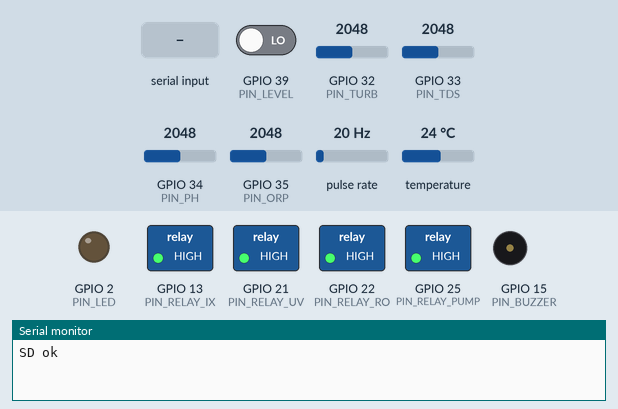
A program run on a simulated ESP32. Shown: switched loads named in the program (green lamp = pin HIGH), output pins drawn as LEDs (lit = HIGH), buzzer (waves = sounding, pin HIGH), the last lines printed to the serial monitor. Wiring (inferred from the names in the program): pulse sensor: data GPIO 36. The inputs (shaded band) are chosen by the test bench; at power-on: GPIO 34 (PIN_PH) = 2048, GPIO 32 (PIN_TURB) = 2048, GPIO 33 (PIN_TDS) = 2048, GPIO 35 (PIN_ORP) = 2048, GPIO 39 (PIN_LEVEL) LOW, pulse rate 20 Hz, temperature 24 °C (analog values on the 0–4095 scale). Storage starts empty.

Above: at 1.2 s.
1.3 s: "T" received over Serial
At 1.36 s:
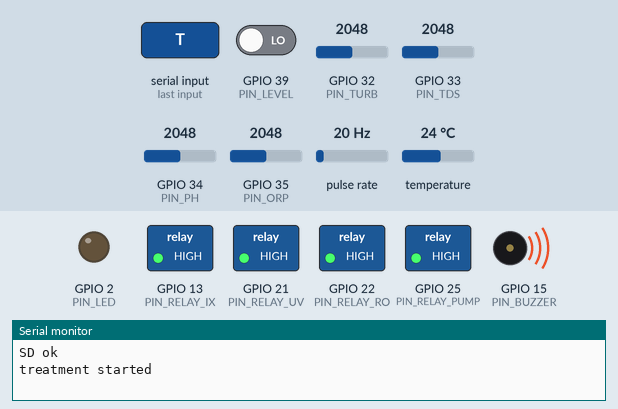
4.8 s: GPIO 34 (PIN_PH) set to 1715
At 5.95 s:
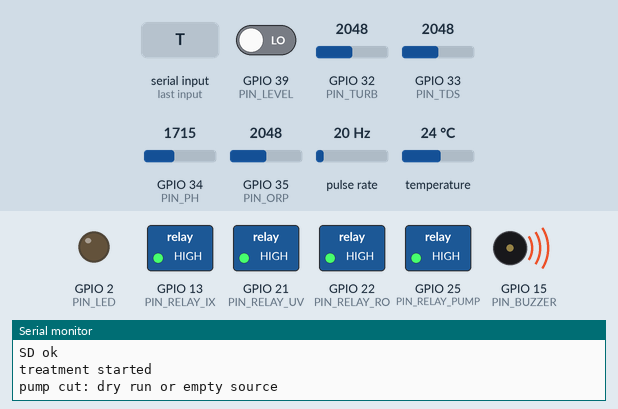
8.3 s: GPIO 34 (PIN_PH) set to 1594
13.3 s: "1" received over Serial
Timing chart, 0 to 18.0 s (numbered marks = the images above; inputs shaded):
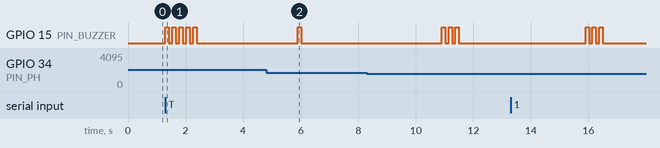

The program:

main.cpp
```cpp
// ESP32 firmware sketch for the water unit.
// STATUS: written against the pinout on slide 7, NOT yet compiled or run on
// hardware. The decision logic it calls (include/decision.h) is tested natively.
// Every number marked CALIBRATE is a placeholder until you have probe data.
//
// Serial commands (115200 baud):
//   T   start one treatment cycle
//   F0  Fe/Mn strip test clear     F1  Fe/Mn flagged     FX  not tested
#include <Arduino.h>
#include <OneWire.h>
#include <DallasTemperature.h>
#include <SD.h>
#include <SPI.h>
#include "decision.h"

// ---- pins (slide 7) ----
const uint8_t PIN_PH = 34, PIN_ORP = 35, PIN_TURB = 32, PIN_TDS = 33;
const uint8_t PIN_ONEWIRE = 4, PIN_FLOW = 36, PIN_LEVEL = 39;
const uint8_t PIN_SD_CS = 5;
const uint8_t PIN_RELAY_PUMP = 25, PIN_RELAY_UV = 21, PIN_RELAY_RO = 22, PIN_RELAY_IX = 13;
const uint8_t PIN_LED = 2, PIN_BUZZER = 15;
// Opto relay boards are usually active LOW. Flip if yours is not.
const uint8_t RELAY_ON = LOW, RELAY_OFF = HIGH;
const uint8_t LEVEL_OK_STATE = HIGH;  // float switch state when there is water. CALIBRATE

// ---- timing ----
const uint32_t SAMPLE_MS = 5000;            // sensor sample period
const uint8_t LOG_EVERY_N_SAMPLES = 12;     // one SD row per minute
const uint32_t TREAT_MS = 120000;           // one treatment run
const uint8_t MAX_RETRIES = 3;

// ---- calibration placeholders ----
const float PH_V4_MV = 3000.0f, PH_V7_MV = 2500.0f;     // CALIBRATE with pH 4.00 and 7.00 buffers
const float ORP_ZERO_MV = 1500.0f, ORP_GAIN = 1.0f;     // CALIBRATE with a 225 mV ORP solution
// Turbidity: probe voltage falls as water gets cloudier. CALIBRATE with known NTU samples.
const float TURB_V_MV[4] = {800.0f, 1500.0f, 2200.0f, 2800.0f};
const float TURB_NTU[4]  = {3000.0f, 500.0f, 20.0f, 0.0f};
const float PULSES_PER_LITRE = 450.0f;                  // YF-S201 nominal

OneWire oneWire(PIN_ONEWIRE);
DallasTemperature ds18(&oneWire);
wu::Controller controller;

volatile uint32_t flowPulses = 0;
void IRAM_ATTR onFlowPulse() { flowPulses++; }

enum State { MONITOR, TREATING };
State state = MONITOR;
uint32_t lastSample = 0, treatStart = 0;
uint8_t sampleCount = 0, retries = 0;
int8_t feMn = -1;
wu::Decision lastDecision = {};
bool sdOk = false;

float readMilliVolts(uint8_t pin) {
  uint32_t sum = 0;
  for (int i = 0; i < 16; i++) { sum += analogReadMilliVolts(pin); delay(2); }
  return sum / 16.0f;
}

float interp(float x, const float *xs, const float *ys, int n) {
  if (x <= xs[0]) return ys[0];
  for (int i = 1; i < n; i++)
    if (x <= xs[i]) return ys[i - 1] + (ys[i] - ys[i - 1]) * (x - xs[i - 1]) / (xs[i] - xs[i - 1]);
  return ys[n - 1];
}

// Reads all five sensors into engineering units. A disconnected probe usually
// pins the ADC at 0 or full scale, which the range check in decision.h catches.
void readSensors(float raw[wu::N_SENSORS]) {
  float vPh = readMilliVolts(PIN_PH);
  raw[wu::PH] = 4.0f + (vPh - PH_V4_MV) * (3.0f / (PH_V7_MV - PH_V4_MV));
  raw[wu::ORP] = (readMilliVolts(PIN_ORP) - ORP_ZERO_MV) * ORP_GAIN;
  raw[wu::TURB] = interp(readMilliVolts(PIN_TURB), TURB_V_MV, TURB_NTU, 4);
  // TDS: common hobby-probe polynomial, uncompensated. decision.h applies the
  // 25 C compensation. CALIBRATE against a 342 ppm NaCl standard.
  float v = readMilliVolts(PIN_TDS) / 1000.0f;
  raw[wu::TDS] = (133.42f * v * v * v - 255.86f * v * v + 857.39f * v) * 0.5f;
  ds18.requestTemperatures();
  raw[wu::TEMP] = ds18.getTempCByIndex(0);  // -127 when unplugged
}

void setRelay(uint8_t pin, bool on) { digitalWrite(pin, on ? RELAY_ON : RELAY_OFF); }

void applyStages(const wu::Decision &d, bool pumpOn) {
  setRelay(PIN_RELAY_PUMP, pumpOn);
  setRelay(PIN_RELAY_UV, pumpOn && d.s.uv);
  setRelay(PIN_RELAY_RO, pumpOn && d.s.ro);   // default (off) routes UF
  setRelay(PIN_RELAY_IX, pumpOn && d.s.ix);
}

void alertBeep(uint8_t n) {
  for (uint8_t i = 0; i < n; i++) { digitalWrite(PIN_BUZZER, HIGH); delay(120); digitalWrite(PIN_BUZZER, LOW); delay(120); }
}

void logRow(const float raw[wu::N_SENSORS], const wu::Decision &d) {
  char stages[8];
  wu::stageString(d.s, stages);
  Serial.printf("ph=%.2f orp=%.0f turb=%.1f tds25=%.0f temp=%.1f stages=%s failsafe=%d alerts=%d\n",
                d.values[wu::PH], d.values[wu::ORP], d.values[wu::TURB], d.tds25, d.values[wu::TEMP],
                stages, d.failSafe, d.alerts);
  if (!sdOk) return;
  File f = SD.open("/log.csv", FILE_APPEND);
  if (!f) return;
  f.printf("%lu,%.2f,%.0f,%.1f,%.0f,%.1f,%d,%s,%d,%d\n", millis() / 1000, d.values[wu::PH], d.values[wu::ORP],
           d.values[wu::TURB], d.tds25, d.values[wu::TEMP], feMn, stages, d.failSafe, d.alerts);
  f.close();
}

void handleSerial() {
  while (Serial.available()) {
    char c = Serial.read();
    if (c == 'T' && state == MONITOR) { state = TREATING; treatStart = millis(); retries = 0; flowPulses = 0; Serial.println("treatment started"); }
    else if (c == 'F') {
      while (!Serial.available()) delay(1);
      char v = Serial.read();
      feMn = (v == '1') ? 1 : (v == '0') ? 0 : -1;
    }
  }
}

void setup() {
  Serial.begin(115200);
  const uint8_t relays[4] = {PIN_RELAY_PUMP, PIN_RELAY_UV, PIN_RELAY_RO, PIN_RELAY_IX};
  for (uint8_t i = 0; i < 4; i++) { pinMode(relays[i], OUTPUT); digitalWrite(relays[i], RELAY_OFF); }
  pinMode(PIN_LED, OUTPUT); pinMode(PIN_BUZZER, OUTPUT);
  pinMode(PIN_LEVEL, INPUT);
  pinMode(PIN_FLOW, INPUT);
  attachInterrupt(digitalPinToInterrupt(PIN_FLOW), onFlowPulse, RISING);
  analogReadResolution(12);
  analogSetPinAttenuation(PIN_PH, ADC_11db); analogSetPinAttenuation(PIN_ORP, ADC_11db);
  analogSetPinAttenuation(PIN_TURB, ADC_11db); analogSetPinAttenuation(PIN_TDS, ADC_11db);
  ds18.begin();
  sdOk = SD.begin(PIN_SD_CS);
  if (sdOk && !SD.exists("/log.csv")) {
    File f = SD.open("/log.csv", FILE_WRITE);
    if (f) { f.println("t_s,ph,orp,turbidity,tds25,temp,fe_mn,stages,fail_safe,alerts"); f.close(); }
  }
  Serial.println(sdOk ? "SD ok" : "SD missing, logging to serial only");
}

void loop() {
  handleSerial();

  if (millis() - lastSample >= SAMPLE_MS) {
    lastSample = millis();
    float raw[wu::N_SENSORS];
    readSensors(raw);
    lastDecision = controller.step(raw, feMn);
    if (lastDecision.alerts) alertBeep(lastDecision.failSafe ? 3 : 1);
    if (++sampleCount >= LOG_EVERY_N_SAMPLES) { sampleCount = 0; logRow(raw, lastDecision); }
  }

  if (state == TREATING) {
    applyStages(lastDecision, true);
    bool levelOk = digitalRead(PIN_LEVEL) == LEVEL_OK_STATE;
    float onSeconds = (millis() - treatStart) / 1000.0f;
    noInterrupts(); uint32_t pulses = flowPulses; interrupts();
    if (wu::pumpGuard(onSeconds, pulses, levelOk) != wu::PUMP_OK) {
      applyStages(lastDecision, false);
      alertBeep(5);
      state = MONITOR;
      Serial.println("pump cut: dry run or empty source");
    } else if (millis() - treatStart >= TREAT_MS) {
      applyStages(lastDecision, false);
      // TODO: the deck's outlet check needs its own sensors and a dispense valve, which
      // are not in the pinout or BOM yet. For now the inlet probes are re-read.
      bool release = !lastDecision.failSafe &&
                     wu::verifyOutlet(lastDecision.values[wu::PH], lastDecision.tds25, lastDecision.values[wu::TURB],
                                      true /* TODO: UV photodiode, not in BOM */);
      digitalWrite(PIN_LED, release ? HIGH : LOW);  // LED stands in for the dispense valve
      if (release) { state = MONITOR; Serial.println("outlet ok, dispense released"); }
      else if (++retries < MAX_RETRIES) { treatStart = millis(); flowPulses = 0; Serial.println("outlet check failed, re-treating"); }
      else { alertBeep(8); state = MONITOR; Serial.println("outlet check failed, service needed"); }
    }
  }
}
```

decision.h
```cpp
// Decision logic for the water unit. Plain C++ with no Arduino calls, so it
// compiles on a laptop (see test/test_decision.cpp) and on the ESP32.
// It mirrors sim/water_unit/decision.py rule for rule.
#pragma once
#include <math.h>
#include <stdint.h>

namespace wu {

enum Sensor : uint8_t { PH = 0, ORP, TURB, TDS, TEMP, N_SENSORS };

struct Config {
  // IS 10500:2012 acceptable limits. Check the standard before relying on them.
  float phMin = 6.5f, phMax = 8.5f;
  float tdsLimit = 500.0f, tdsVeryHigh = 2000.0f;  // mg/L
  float turbLimit = 1.0f, turbHeavy = 100.0f;      // NTU
  float stuckEps = 1e-6f;
  float dryRunSeconds = 5.0f;
};

static const uint8_t MEDIAN_N = 5;
static const uint8_t STUCK_N = 10;

static const float RANGE_LO[N_SENSORS] = {0.0f, -1999.0f, 0.0f, 0.0f, -5.0f};
static const float RANGE_HI[N_SENSORS] = {14.0f, 1999.0f, 3000.0f, 5000.0f, 80.0f};
static const bool STUCK_CHECK[N_SENSORS] = {true, true, true, true, false};

enum FaultKind : uint8_t { OK = 0, MISSING = 1, OUT_OF_RANGE = 2, STUCK = 3 };
enum Alert : uint8_t { A_TDS_VERY_HIGH = 1, A_TURB_HEAVY = 2, A_PH_NOT_CORRECTABLE = 4, A_SENSOR_FAULT = 8 };

struct Stages { bool sediment, carbon, uf, ro, ix, uv; };

struct Decision {
  Stages s;
  FaultKind fault[N_SENSORS];
  uint8_t alerts;
  bool failSafe;
  bool holdDispense;
  float values[N_SENSORS];
  float tds25;
};

inline float compensateTds(float ppm, float tempC) { return ppm / (1.0f + 0.02f * (tempC - 25.0f)); }

// Letters S C U R I V for the enabled stages. out must hold 7 chars.
inline void stageString(const Stages &s, char *out) {
  uint8_t n = 0;
  if (s.sediment) out[n++] = 'S';
  if (s.carbon) out[n++] = 'C';
  if (s.uf) out[n++] = 'U';
  if (s.ro) out[n++] = 'R';
  if (s.ix) out[n++] = 'I';
  if (s.uv) out[n++] = 'V';
  out[n] = 0;
}

class Channel {
 public:
  Channel() : id_(0), nRecent_(0), hRecent_(0), nRaw_(0), hRaw_(0) {}
  void init(uint8_t id) { id_ = id; }

  // Returns a FaultKind. On OK, out holds the median-filtered value.
  FaultKind update(float v, const Config &cfg, float &out) {
    out = NAN;
    if (isnan(v)) return MISSING;
    if (v < RANGE_LO[id_] || v > RANGE_HI[id_]) return OUT_OF_RANGE;
    push(recent_, MEDIAN_N, nRecent_, hRecent_, v);
    push(raw_, STUCK_N, nRaw_, hRaw_, v);
    if (STUCK_CHECK[id_] && nRaw_ == STUCK_N) {
      float mn = raw_[0], mx = raw_[0];
      for (uint8_t i = 1; i < nRaw_; i++) {
        if (raw_[i] < mn) mn = raw_[i];
        if (raw_[i] > mx) mx = raw_[i];
      }
      if (mx - mn <= cfg.stuckEps) return STUCK;
    }
    out = median();
    return OK;
  }

 private:
  static void push(float *buf, uint8_t cap, uint8_t &n, uint8_t &head, float v) {
    buf[head] = v;
    head = (head + 1) % cap;
    if (n < cap) n++;
  }
  float median() const {
    float t[MEDIAN_N];
    for (uint8_t i = 0; i < nRecent_; i++) t[i] = recent_[i];
    for (uint8_t i = 1; i < nRecent_; i++) {  // insertion sort, n <= 5
      float k = t[i];
      int8_t j = i - 1;
      while (j >= 0 && t[j] > k) { t[j + 1] = t[j]; j--; }
      t[j + 1] = k;
    }
    if (nRecent_ % 2) return t[nRecent_ / 2];
    return (t[nRecent_ / 2 - 1] + t[nRecent_ / 2]) / 2.0f;
  }

  uint8_t id_, nRecent_, hRecent_, nRaw_, hRaw_;
  float recent_[MEDIAN_N];
  float raw_[STUCK_N];
};

class Controller {
 public:
  explicit Controller(const Config &cfg = Config()) : cfg_(cfg) {
    for (uint8_t i = 0; i < N_SENSORS; i++) ch_[i].init(i);
  }

  // raw: PH, ORP, TURB, TDS, TEMP (NAN = no reading).
  // feMn: -1 not tested, 0 clear, 1 flagged by the strip test.
  Decision step(const float raw[N_SENSORS], int8_t feMn) {
    Decision d = {};
    bool anyFault = false;
    for (uint8_t i = 0; i < N_SENSORS; i++) {
      d.fault[i] = ch_[i].update(raw[i], cfg_, d.values[i]);
      if (d.fault[i] != OK) anyFault = true;
    }
    d.tds25 = NAN;
    if (anyFault) {
      d.s = {true, true, false, true, true, true};
      d.alerts = A_SENSOR_FAULT;
      d.failSafe = true;
      d.holdDispense = true;
      return d;
    }
    d.tds25 = compensateTds(d.values[TDS], d.values[TEMP]);
    float ph = d.values[PH];
    bool phBad = (ph < cfg_.phMin || ph > cfg_.phMax);
    bool tdsHigh = d.tds25 > cfg_.tdsLimit;
    d.s = {true, true, true, false, false, true};
    d.s.ro = tdsHigh || phBad;
    d.s.uf = !d.s.ro;
    d.s.ix = (feMn == 1);
    if (phBad) d.alerts |= A_PH_NOT_CORRECTABLE;
    if (d.values[TURB] > cfg_.turbHeavy) d.alerts |= A_TURB_HEAVY;
    if (d.tds25 > cfg_.tdsVeryHigh) d.alerts |= A_TDS_VERY_HIGH;
    return d;
  }

 private:
  Config cfg_;
  Channel ch_[N_SENSORS];
};

// True if treated water may be dispensed. Any NAN reading holds it.
inline bool verifyOutlet(float ph, float tds25, float turb, bool uvOk, const Config &cfg = Config()) {
  if (isnan(ph) || isnan(tds25) || isnan(turb)) return false;
  if (ph < cfg.phMin || ph > cfg.phMax) return false;
  if (tds25 > cfg.tdsLimit) return false;
  if (turb > cfg.turbLimit) return false;
  return uvOk;
}

enum PumpState : uint8_t { PUMP_OK = 0, PUMP_CUT_EMPTY = 1, PUMP_CUT_NO_FLOW = 2 };

inline PumpState pumpGuard(float pumpOnSeconds, uint32_t flowPulses, bool levelOk, const Config &cfg = Config()) {
  if (!levelOk) return PUMP_CUT_EMPTY;
  if (pumpOnSeconds >= cfg.dryRunSeconds && flowPulses == 0) return PUMP_CUT_NO_FLOW;
  return PUMP_OK;
}

}  // namespace wu
```

Measured:
- after the input at 1.3 s, GPIO 15 (PIN_BUZZER): alternates HIGH for 0.12 s and LOW for 0.12 s, 10 changes in all, then stays LOW, starting at once
